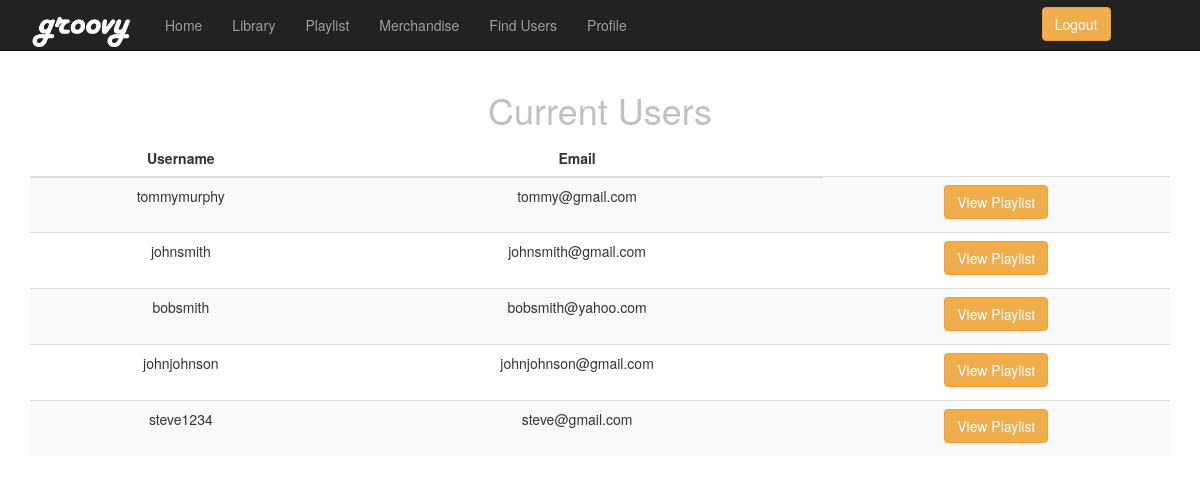
The page /users.php on the database its author committed.
### tables this page shows
CREATE TABLE `users` (
  `id` int(11) NOT NULL,
  `firstname` varchar(20) NOT NULL,
  `lastname` varchar(20) NOT NULL,
  `username` varchar(25) NOT NULL,
  `password` varchar(25) NOT NULL,
  `email` varchar(30) NOT NULL
);

### users.php (the view, shortened to what this page needs)
<!DOCTYPE html>
<html lang="en">
<head>
    <link href="css/bootstrap.min.css" rel="stylesheet">
</head>
<body>
    <nav class="navbar navbar-inverse navbar-fixed-top" role="navigation">
        <div class="container">
            <div class="navbar-header">
                <a class="navbar-brand" href="#"><img src="images/groovylogowhite.png" width="105"></a>
            </div>
            <div class="collapse navbar-collapse" id="bs-example-navbar-collapse-1">
                <ul class="nav navbar-nav">
                    <li>
                        <a href="home.php">Home</a>
                    </li>
                    <li>
                        <a href="songlist.php">Library</a>
                    </li>
                    <li>
                        <a href="playlist.php">Playlist</a>
                    </li>
					<li>
                        <a href="merch.php">Merchandise</a>
                    </li>
                    <li>
                        <a href="users.php">Find Users</a>
                    </li>
                    <li>
                        <a href="editUser.php">Profile</a>
                    </li>
                    <a href="index.php">
                    <button type="button" class="btn btn-warning" style="margin-left:400px; margin-top:7px; color: white;">Logout</button>
                    </a>
                </ul>
            </div>
        </div>
    </nav>
    <div class="container">
        <div class="row">
            <div class="col-lg-12 text-center">
<h1 style="color: silver">Current Users</h1>
      <table class="table table-striped" id="table" border="0" align="center">
      <thead>
      <tr>
      <th>Username</th>
      <th>Email</th>
    </tr>
      </thead>
 <?php
      include 'connection.php';
    $query = "SELECT * FROM users ";
    $myQuery = mysqli_query($conn, $query);
    while($row = mysqli_fetch_array($myQuery)){
     ?>
    <form action="userPlaylist.php" method="post">
    <tr><td><?php echo $row["username"] ?>
        </td><td> <?php echo $row["email"] ?>
        <td><label>
    <input type= "submit" class="btn btn-warning" name = "submit" value="View Playlist" />
    </label>
    </td></tr>
    </form>
    <?php
    }
    ?>
            </div>
        </div>
    </div>
</body>
</html>

### users.php (style rules this page uses)
body { padding-top: 70px; }
th { text-align:center; }

### rows shown on the page
users: username "tommymurphy", email "tommy@gmail.com"
users: username "johnsmith", email "johnsmith@gmail.com"
users: username "bobsmith", email "bobsmith@yahoo.com"
users: username "johnjohnson", email "johnjohnson@gmail.com"
users: username "steve1234", email "steve@gmail.com"
